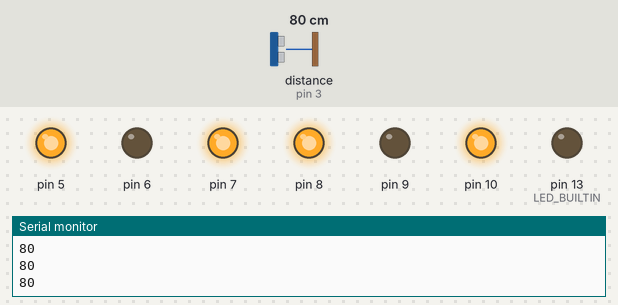
The sketch below on a simulated Arduino Uno, built with avr-gcc and run on an emulated ATmega328P. On the bench: output pins drawn as LEDs (lit = HIGH), the last lines printed to the serial monitor. Dashed ring = blinking. Inputs (shaded band) come from the test bench; at power-on: distance to the obstacle (sensor on pin 3) 80 cm. The echo pulse lasts 58.3 µs per cm.

Above: at 1.2 s.
1.3 s: distance to the obstacle (sensor on pin 3) set to 28 cm
2.8 s: distance to the obstacle (sensor on pin 3) set to 23 cm
At 3.7 s:
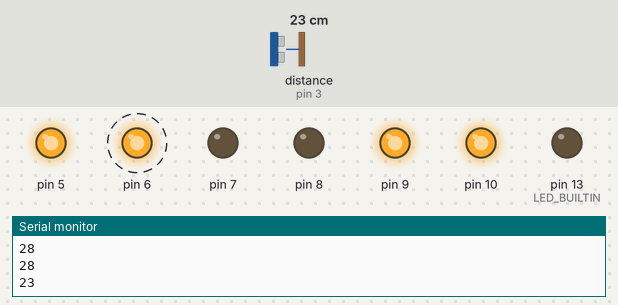
At 5.1 s:
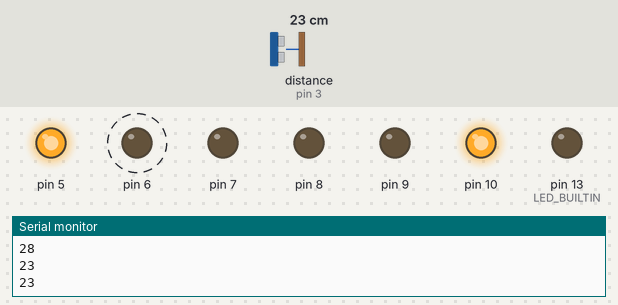
Timing chart, 0 to 11.8 s (numbered marks = the images above; inputs shaded):
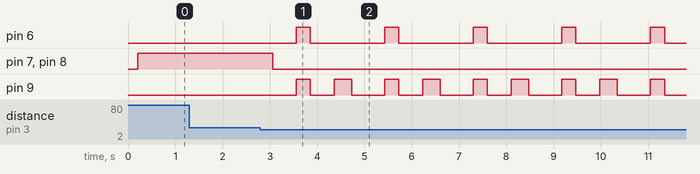

Measured:
- the behaviour switches between 26 and 25 cm on distance to the obstacle (sensor on pin 3) (found by bisection; images 0 and 1)
- after the input at 2.8 s, pin 6: alternates HIGH for 0.30 s and LOW for 1.6 s, starting after 0.76 s; pin 7, pin 8: HIGH → LOW after 0.26 s; pin 9: LOW → HIGH after 0.76 s, then repeats every 1.9 s: LOW 0.50 s, HIGH 0.37 s, LOW 0.70 s, HIGH 0.30 s

The sketch:

schoolrobotw_sensor.ino
```cpp
#include <HCSR04.h>

HCSR04 hc(4, 3); //initialisation class HCSR04 (trig pin , echo pin)

void setup() {
  pinMode(5, OUTPUT);
  pinMode(6, OUTPUT);
  pinMode(7, OUTPUT);
  pinMode(8, OUTPUT);
  pinMode(9, OUTPUT);
  pinMode(10, OUTPUT);
  pinMode(LED_BUILTIN, OUTPUT);

  digitalWrite(5, HIGH); //Velocidad máxima
  digitalWrite(6, LOW);
  digitalWrite(7, LOW);
  digitalWrite(8, LOW);
  digitalWrite(9, LOW);
  digitalWrite(10, HIGH); //Velocidad máxima

  Serial.begin(9600);
}

void loop() {
  int currentdistance = hc.dist();
  Serial.println(currentdistance);
  delay(200);

  if (currentdistance <= 25) {
    derechapara();
    izquierdapara();
    delay(500);
    derecharetrocede();
    izquierdaretrocede();
    delay(300);
    derechapara();
    izquierdapara();
    delay(500);
    izquierdaretrocede();
    delay(370);
    izquierdapara();
  } else {
    derechaavanza();
    izquierdaavanza();

  }

}
void derechaavanza() {
  digitalWrite(6, LOW);
  digitalWrite(7, HIGH);
}
void derecharetrocede() {
  //digitalWrite(6, LOW);
  //digitalWrite(7, HIGH);

  digitalWrite(6, HIGH);
  digitalWrite(7, LOW);
}
void derechapara() {
  digitalWrite(6, LOW);
  digitalWrite(7, LOW);
}
void izquierdaavanza() {
  digitalWrite(8, HIGH);
  digitalWrite(9, LOW);
}
void izquierdaretrocede() {
  digitalWrite(8, LOW);
  digitalWrite(9, HIGH);
}
void izquierdapara() {
  digitalWrite(8, LOW);
  digitalWrite(9, LOW);
}
void alerta() {
  digitalWrite(LED_BUILTIN, HIGH);
  delay(200);
  digitalWrite(LED_BUILTIN, LOW);
  delay(200);
  digitalWrite(LED_BUILTIN, HIGH);
  delay(200);
  digitalWrite(LED_BUILTIN, LOW);
  delay(200);
  digitalWrite(LED_BUILTIN, HIGH);
  delay(200);
  digitalWrite(LED_BUILTIN, LOW);
  delay(200);
}
```
